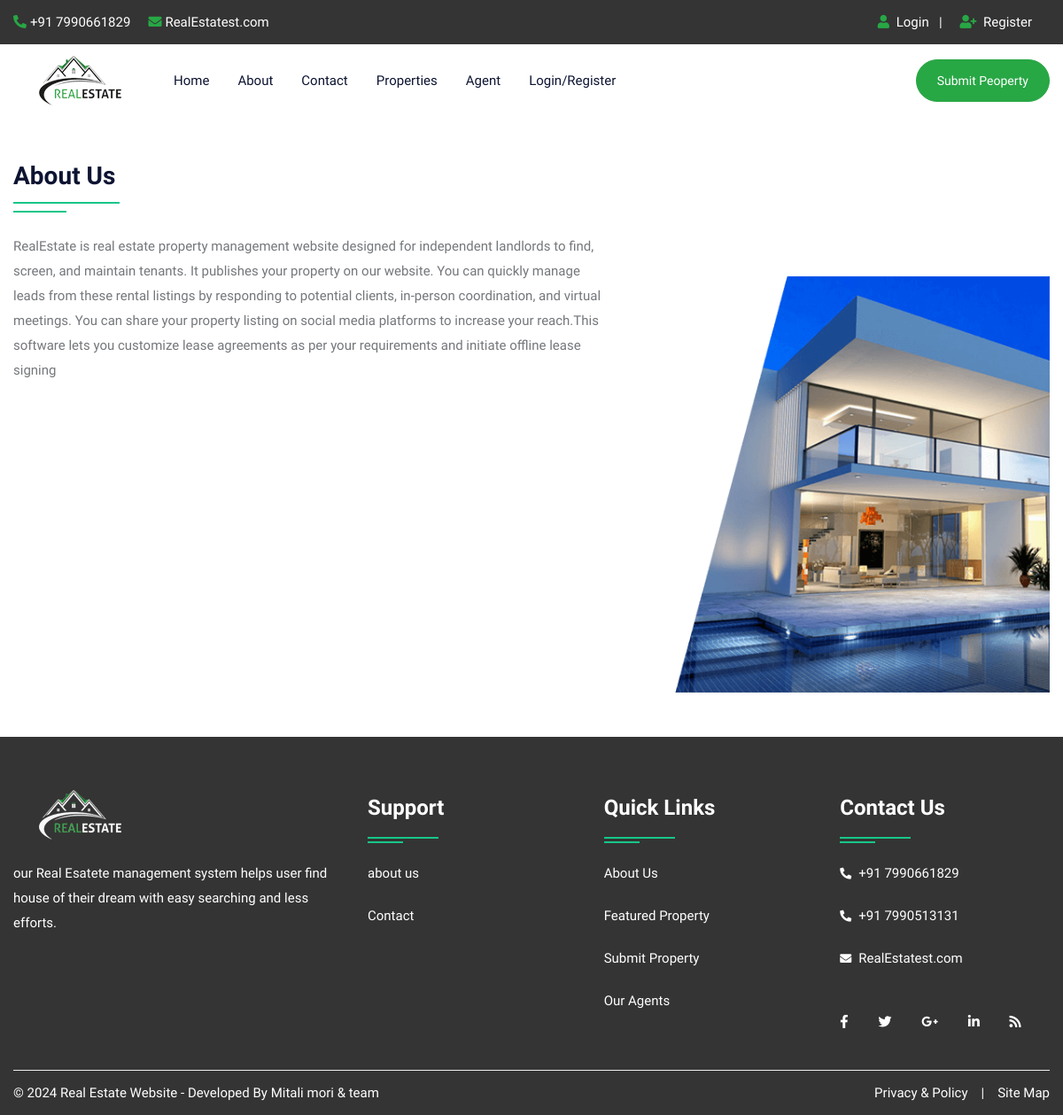
Page /about.php on the committed database.
### tables this page shows
CREATE TABLE `about` (
  `id` int(10) NOT NULL,
  `title` varchar(100) NOT NULL,
  `content` longtext NOT NULL,
  `image` varchar(300) NOT NULL
);

### about.php (the view, shortened to what this page needs)
<!DOCTYPE html>
<html lang="en">
<head>
<link rel="stylesheet" type="text/css" href="css/bootstrap.min.css">
<link rel="stylesheet" type="text/css" href="css/bootstrap-slider.css">
<link rel="stylesheet" type="text/css" href="css/jquery-ui.css">
<link rel="stylesheet" type="text/css" href="css/layerslider.css">
<link rel="stylesheet" type="text/css" href="css/color.css" id="color-change">
<link rel="stylesheet" type="text/css" href="css/owl.carousel.min.css">
<link rel="stylesheet" type="text/css" href="css/font-awesome.min.css">
<link rel="stylesheet" type="text/css" href="fonts/flaticon/flaticon.css">
<link rel="stylesheet" type="text/css" href="css/style.css">
</head>
<body>
<div id="page-wrapper">
    <div class="row">
		<?php include("include/header.php");?>
        <div class="full-row">
            <div class="container">
				<?php
					$query=mysqli_query($con,"SELECT * FROM about");
					while($row=mysqli_fetch_array($query))
					{
				?>
				<div class="row">
                    <div class="col-md-12 col-lg-12">
                        <h3 class="double-down-line-left text-secondary position-relative pb-4 mb-4"><?php echo $row['1'];?></h3>
                    </div>
                </div>
                <div class="row about-company">
                    <div class="col-md-12 col-lg-7">
                        <div class="about-content">
                            <?php echo $row['2'];?>
                        </div>
                    </div>
                    <div class="col-md-12 col-lg-5 mt-5">
                        <div class="about-img"> <img src="admin/upload/<?php echo $row['3'];?>" alt="about image"> </div>
                    </div>
                </div>
				<?php } ?>
            </div>
        </div>
		<?php include("include/footer.php");?>
    </div>
</div>
</body>
</html>

### include/header.php (shortened to what this page needs)
<header id="header" class="transparent-header-modern fixed-header-bg-white w-100">
            <div class="top-header bg-secondary">
                <div class="container">
                    <div class="row">
                        <div class="col-md-8">
                            <ul class="top-contact list-text-white  d-table">
                                <li><a href="#"><i class="fas fa-phone-alt text-success mr-1"></i>+91 7990661829</a></li>
                                <li><a href="#"><i class="fas fa-envelope text-success mr-1"></i>RealEstatest.com</a></li>
                            </ul>
                        </div>
                        <div class="col-md-4">
                            <div class="top-contact float-right">
                                <ul class="list-text-white d-table">
								<li><i class="fas fa-user text-success mr-1"></i>
								<?php  if(isset($_SESSION['uemail']))
								{ ?>
								<a href="logout.php">Logout</a>&nbsp;&nbsp;<?php } else { ?>
								<a href="login.php">Login</a>&nbsp;&nbsp;
								| </li>
								<li><i class="fas fa-user-plus text-success mr-1"></i><a href="register.php"> Register</li><?php } ?>
								</ul>
                            </div>
                        </div>
                    </div>
                </div>
            </div>
            <div class="main-nav secondary-nav hover-success-nav py-2">
                <div class="container">
                    <div class="row">
                        <div class="col-lg-12">
                            <nav class="navbar navbar-expand-lg navbar-light p-0"> <a class="navbar-brand position-relative" href="index.php"><img class="nav-logo" src="images/logo/restatelg.png" alt=""></a>
                                <div class="collapse navbar-collapse" id="navbarSupportedContent">
                                    <ul class="navbar-nav mr-auto">
                                        <li class="nav-item dropdown"> <a class="nav-link" href="index.php" role="button" aria-haspopup="true" aria-expanded="false">Home</a></li>
										<li class="nav-item"> <a class="nav-link" href="about.php">About</a> </li>
                                        <li class="nav-item"> <a class="nav-link" href="contact.php">Contact</a> </li>
                                        <li class="nav-item"> <a class="nav-link" href="property.php">Properties</a> </li>
                                        <li class="nav-item"> <a class="nav-link" href="agent.php">Agent</a> </li>
										<?php  if(isset($_SESSION['uemail']))
										{ ?>
										<li class="nav-item dropdown">
											<a class="nav-link dropdown-toggle" href="#" role="button" data-toggle="dropdown" aria-haspopup="true" aria-expanded="false">My Account</a>
											<ul class="dropdown-menu">
												<li class="nav-item"> <a class="nav-link" href="profile.php">Profile</a> </li>
												<li class="nav-item"> <a class="nav-link" href="feature.php">Your Property</a> </li>
												<li class="nav-item"> <a class="nav-link" href="logout.php">Logout</a> </li>
											</ul>
                                        </li>
										<?php } else { ?>
										<li class="nav-item"> <a class="nav-link" href="login.php">Login/Register</a> </li>
										<?php } ?>
                                    </ul>
									<a class="btn btn-success d-none d-xl-block" style="border-radius:30px;" href="submitproperty.php">Submit Peoperty</a>
                                </div>
                            </nav>
                        </div>
                    </div>
                </div>
            </div>
        </header>

### include/footer.php
<footer class="full-row bg-secondary p-0">
            <div class="container">
                <div  class="row">
                    <div class="col-lg-12">
                        <div class="divider py-40">
                            <div class="row">
                                <div class="col-md-12 col-lg-4">
                                    <div class="footer-widget mb-4">
                                        <div class="footer-logo mb-4"> <a href="#"><img class="logo-bottom" src="images/logo/restatelg_white.png" alt="image"></a> </div>
                                        <p class="pb-20 text-white">our Real Esatete management system helps user find house of their dream with easy searching and less efforts.</p>
                                        </div>
                                </div>
                                <div class="col-md-12 col-lg-8">
                                    <div class="row">
                                        <div class="col-md-4 col-lg-4">
                                            <div class="footer-widget footer-nav mb-4">
                                                <h4 class="widget-title text-white double-down-line-left position-relative">Support</h4>
                                                <ul class="hover-text-primary">
                                                    <li><a href="about.php" class="text-white">about us</a></li>
                                                    <li><a href="contact.php" class="text-white">Contact</a></li>
                                                </ul>
                                            </div>
                                        </div>
                                        <div class="col-md-4 col-lg-4">
                                            <div class="footer-widget footer-nav mb-4">
                                                <h4 class="widget-title text-white double-down-line-left position-relative">Quick Links</h4>
                                                <ul class="hover-text-primary">
                                                    <li><a href="about.php" class="text-white">About Us</a></li>
                                                    <li><a href="Property.php" class="text-white">Featured Property</a></li>
                                                    <li><a href="Property.php" class="text-white">Submit Property</a></li>
                                                    <li><a href="agent.php" class="text-white">Our Agents</a></li>
                                                </ul>
                                            </div>
                                        </div>
                                        <div class="col-md-4 col-lg-4">
                                            <div class="footer-widget">
                                                <h4 class="widget-title text-white double-down-line-left position-relative">Contact Us</h4>
                                                <ul class="text-white">
                                                    <li class="hover-text-primary"> <i class="fas fa-phone-alt text-white mr-2 font-13 mt-1"></i>+91 7990661829</li>
													<li class="hover-text-primary"> <i class="fas fa-phone-alt text-white mr-2 font-13 mt-1"></i>+91 7990513131</li>
                                                    <li class="hover-text-primary"><i class="fas fa-envelope text-white mr-2 font-13 mt-1"></i>RealEstatest.com</li>
                                                </ul>
                                            </div>
                                            <div class="footer-widget media-widget mt-4 text-white hover-text-primary"> <a href="#"><i class="fab fa-facebook-f"></i></a> <a href="#"><i class="fab fa-twitter"></i></a> <a href="#"><i class="fab fa-google-plus-g"></i></a> <a href="#"><i class="fab fa-linkedin-in"></i></a> <a href="#"><i class="fas fa-rss"></i></a> </div>
                                        </div>
                                    </div>
                                </div>
                            </div>
                        </div>
                    </div>
                </div>
                <div class="row copyright">
                    <div class="col-sm-6"> <span class="text-white">© <?php echo date('Y');?> Real Estate Website - Developed By Mitali mori & team</span> </div>
                    <div class="col-sm-6">
                        <ul class="line-menu text-white hover-text-primary float-right">
                            <li><a href="#">Privacy & Policy</a></li>
                            <li>|</li>
                            <li><a href="#"> Site Map</a></li>
                        </ul>
                    </div>
                </div>
            </div>
        </footer>

### css/color.css (style rules this page uses)
:root { --theme-ordinary-color: #74777b; }
:root { --theme-primary-color: #17c788; }
:root { --theme-secondary-color: #0d1432; }
:root { --theme-white-color: #fff; }
:root { --theme-light-color: #f8f8f8; }
:root { --theme-gray-color: #f5f5f5; }
:root { --theme-footer-color: #091b4b; }
:root { --theme-dark-color: #091b4b; }
:root { --text-light-color: #a3a7af; }
:root { --theme-primary-opacity-color: rgba(11, 191, 141, .8); }
:root { --theme-secondary-opacity-color: rgba(13,20,50,0.7); }
:root { --theme-white-opacity-color: rgba(255, 255, 255, 0.3); }
:root { --theme-dark-opacity-color: rgba(0, 0, 0, 0.5); }
:root { --theme-ordinary-font: 'Muli', sans-serif; }
:root { --theme-highlight-font: 'Comfortaa', cursive; }

### rows in the picture
about: title "About Us", content "RealEstate is real estate property management website designed for independent landlords to find, screen, and maintain tenants. It publishes your property on our website. You can quickly manage leads from these rental listings by responding to potential clients, in-person coordination, and virtual meetings. You can share your property listing on social media platforms to increase your reach.This software lets you customize lease agreements as per your requirements and initiate offline lease signing", image (picture)
